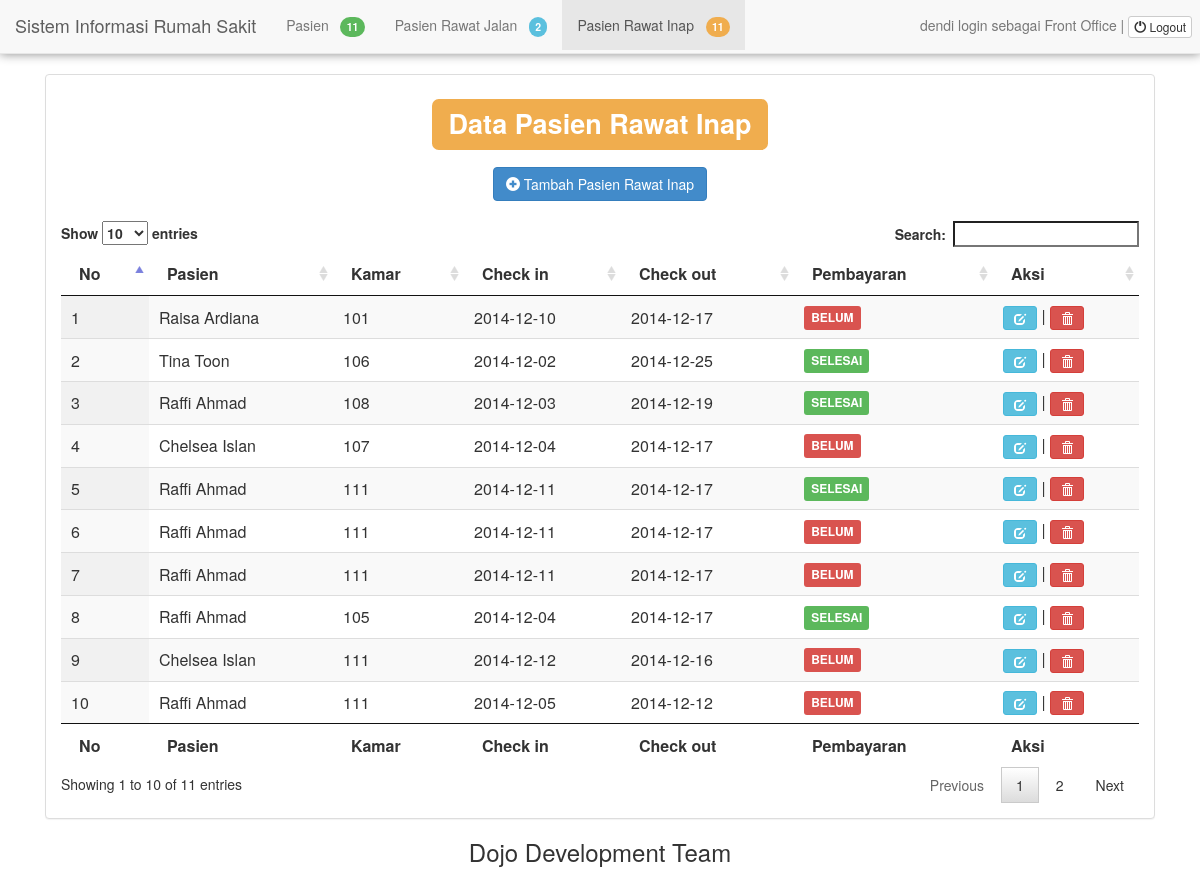
The page /front-office.php?view=tampil_pri (signed in) on the database its author committed.
### tables this page shows
CREATE TABLE `tbl_pri` (
  `no_ri` int(8) NOT NULL,
  `id_pasien` int(6) NOT NULL,
  `id_ruang` int(3) NOT NULL,
  `tanggal_checkin` date NOT NULL,
  `tanggal_checkout` date NOT NULL,
  `hari_menginap` int(3) NOT NULL,
  `diagnosa` text NOT NULL,
  `biaya` int(12) NOT NULL,
  `bayar` int(12) NOT NULL
);

CREATE TABLE `tbl_pasien` (
  `id_pasien` int(6) NOT NULL,
  `nama_pasien` varchar(30) NOT NULL,
  `alamat` varchar(40) NOT NULL,
  `jenis_kelamin` char(1) NOT NULL,
  `no_telepon` varchar(15) NOT NULL
);

### front-office/tampil_pri.php (the view, shortened to what this page needs)
<div align="center">
    <h1><label class="label label-warning">Data Pasien Rawat Inap</label></h1>
    <br>
    <button class="btn btn-primary btn-large" data-toggle="modal" data-target="#tambahModal">
        <i class="glyphicon glyphicon-plus-sign"></i> Tambah Pasien Rawat Inap
    </button>
</div>
<br>
<table id="datatable" class="display stripe">
    <thead>
    <th>No</th>
    <th>Pasien</th>
    <th>Kamar</th>
    <th>Check in</th>
    <th>Check out</th>
    <th>Pembayaran</th>
    <th>Aksi</th>
</thead>
<?php
$queryselect = "SELECT * FROM tbl_pri, tbl_pasien where
            tbl_pri.id_pasien = tbl_pasien.id_pasien order by
            tbl_pri.no_ri desc";
$resultselect = mysql_query($queryselect);
if (mysql_num_rows($resultselect)) {
    $no = 1;
    while ($row = mysql_fetch_array($resultselect)) {
        ?>
        <tr>
            <td><?php echo $no; ?> </td>
            <td><?php echo $row['nama_pasien']; ?> </td>
            <td><?php echo $row['id_ruang']; ?> </td>
            <td><?php echo $row['tanggal_checkin']; ?> </td>
            <td><?php echo $row['tanggal_checkout']; ?> </td>
            <td><?php
                if ($row['bayar'] >= $row['biaya']) {
                    echo "<span class='label label-success'>SELESAI</span>";
                } else {
                    echo "<span class='label label-danger'>BELUM</span>";
                };
                ?> </td>
            <td><?php echo "<a class='btn btn-info btn-sm' href='front-office.php?view=tampil_ubah_pri&no_ri=" . $row['no_ri'] . "'><i class='glyphicon glyphicon-edit'></i></a> |
                    <a class='btn btn-danger btn-sm' href='front-office.php?view=aksi_hapus_pri&no_ri=" . $row['no_ri'] . "' onclick='return confirm(&quot;Apakah anda yakin akan menghapus data pasien rawat inap tersebut?&quot;)'><i class='glyphicon glyphicon-trash'></i></a>";
                ?></td>
        </tr>
        <?php
        $no ++;
    }
} else {
    echo"kosong";
}
?>
<tfoot>
<th>No</th>
<th>Pasien</th>
<th>Kamar</th>
<th>Check in</th>
<th>Check out</th>
<th>Pembayaran</th>
<th>Aksi</th>
</tfoot>
</table>

### rows shown on the page
tbl_pri: id_pasien.nama_pasien "Raisa Ardiana", id_ruang "101", tanggal_checkin "2014-12-10", tanggal_checkout "2014-12-17", bayar "BELUM"
tbl_pri: id_pasien.nama_pasien "Tina Toon", id_ruang "106", tanggal_checkin "2014-12-02", tanggal_checkout "2014-12-25", bayar "SELESAI"
tbl_pri: id_pasien.nama_pasien "Raffi Ahmad", id_ruang "108", tanggal_checkin "2014-12-03", tanggal_checkout "2014-12-19", bayar "SELESAI"
tbl_pri: id_pasien.nama_pasien "Chelsea Islan", id_ruang "107", tanggal_checkin "2014-12-04", tanggal_checkout "2014-12-17", bayar "BELUM"
tbl_pri: id_pasien.nama_pasien "Raffi Ahmad", id_ruang "111", tanggal_checkin "2014-12-11", tanggal_checkout "2014-12-17", bayar "SELESAI"
tbl_pri: id_pasien.nama_pasien "Raffi Ahmad", id_ruang "111", tanggal_checkin "2014-12-11", tanggal_checkout "2014-12-17", bayar "BELUM"
tbl_pri: id_pasien.nama_pasien "Raffi Ahmad", id_ruang "111", tanggal_checkin "2014-12-11", tanggal_checkout "2014-12-17", bayar "BELUM"
tbl_pri: id_pasien.nama_pasien "Raffi Ahmad", id_ruang "105", tanggal_checkin "2014-12-04", tanggal_checkout "2014-12-17", bayar "SELESAI"
tbl_pri: id_pasien.nama_pasien "Chelsea Islan", id_ruang "111", tanggal_checkin "2014-12-12", tanggal_checkout "2014-12-16", bayar "BELUM"
tbl_pri: id_pasien.nama_pasien "Raffi Ahmad", id_ruang "111", tanggal_checkin "2014-12-05", tanggal_checkout "2014-12-12", bayar "BELUM"

### other values the page prints
mysql_num_rows($hitung_pasien) "11"
mysql_num_rows($hitung_pri) "2"
mysql_num_rows($hitung_pri) "11"
$_SESSION['username'] "dendi"
$_SESSION['hak_akses'] "Front Office"
